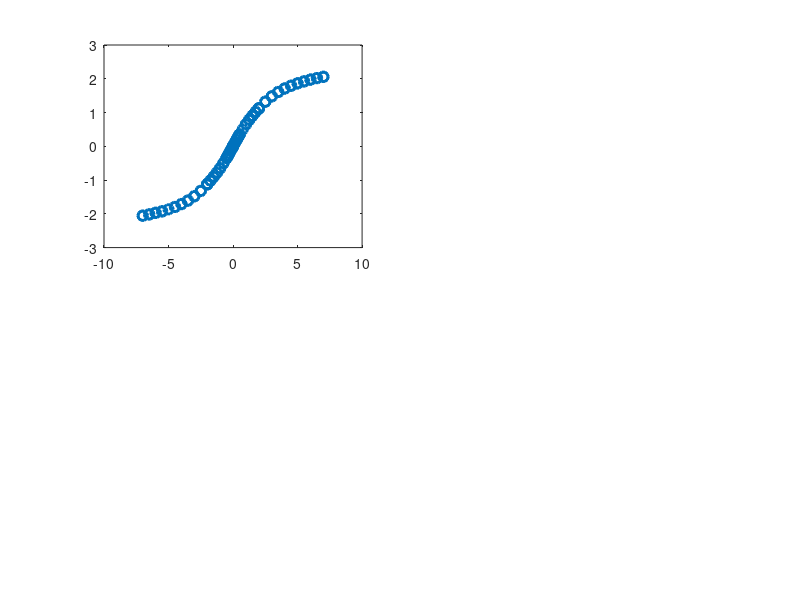

This chart was generated by the following MATLAB code: (Note: this script raises an error after producing the figure.)
%% Settings for plotting
RedAccent =[229/255,20/255,0/255];
BlueAccent =[76/255,174/255,227/255];
GreenAccent =[51/255,153/255,51/255];
White=[1 1 1];
Black=[0 0 0];
DefaultBlue=[0    0.4470    0.7410];
DefaultOrange=[0.8500    0.3250    0.0980];
DefaultYellow=[0.9290    0.6940    0.1250];
DefaultPurple=[0.4940    0.1840    0.5560];
DefaultGreen=[0.4660    0.6740    0.1880];
DefaultLightBlue=[0.3010    0.7450    0.9330];
DefaultCrimson=[0.6350    0.0780    0.1840];
MarkerSize=7;
LineWidth=2.5;
PlotLineWidth=3;
MarkerLineWidth=2;
% Scatter plot Marker size (squared)
sz = 49;


%% Data Imports - Ho film
fieldOe_4K = [0.00E+00 1.00E+03 2.00E+03 3.00E+03 4.00E+03 5.00E+03 5.00E+03 7.50E+03 1.00E+04 1.25E+04 1.50E+04 1.75E+04 2.00E+04 2.00E+04 2.50E+04 3.00E+04 3.50E+04 4.00E+04 4.50E+04 5.00E+04 5.50E+04 6.00E+04 6.50E+04 7.00E+04 7.00E+04 6.50E+04 6.00E+04 5.50E+04 5.00E+04 4.50E+04 4.00E+04 3.50E+04 3.00E+04 2.50E+04 2.00E+04 2.00E+04 1.75E+04 1.50E+04 1.25E+04 1.00E+04 5.00E+03 5.00E+03 4.00E+03 3.00E+03 2.00E+03 1.00E+03 0.00E+00 0.00E+00 -1.00E+03 -2.00E+03 -3.00E+03 -4.00E+03 -5.00E+03 -5.00E+03 -7.50E+03 -1.00E+04 -1.25E+04 -1.50E+04 -1.75E+04 -2.00E+04 -2.00E+04 -2.50E+04 -3.00E+04 -3.50E+04 -4.00E+04 -4.50E+04 -5.00E+04 -5.50E+04 -6.00E+04 -6.50E+04 -7.00E+04 -7.00E+04 -6.50E+04 -6.00E+04 -5.50E+04 -4.50E+04 -4.00E+04 -3.50E+04 -3.00E+04 -2.50E+04 -2.00E+04 -2.00E+04 -1.75E+04 -1.50E+04 -1.25E+04 -1.00E+04 -7.50E+03 -5.00E+03 -5.00E+03 -4.00E+03 -3.00E+03 -2.00E+03 -1.00E+03 0.00E+00];

Tesla_4K = fieldOe_4K/10000; %convert to tesla
EmuPerG_4K = [0.0594444444444444,6.66666666666667,13.3333333333333,19.8333333333333,26.2222222222222,32.4444444444444,32.4444444444444,47.4444444444445,61.6666666666667,74.4444444444445,85.5555555555556,96.6666666666667,106.666666666667,106.111111111111,125,140,152.222222222222,162.222222222222,170,176.666666666667,182.222222222222,187.222222222222,191.111111111111,195,194.444444444444,191.111111111111,186.666666666667,181.666666666667,176.111111111111,169.444444444444,161.666666666667,152.222222222222,140,125,106.111111111111,106.111111111111,96.1111111111111,85.5555555555556,73.8888888888889,61.6666666666667,32.6111111111111,32.6111111111111,26.5000000000000,20.2222222222222,13.8333333333333,7.22222222222222,0.511666666666667,0.496111111111111,-6.44444444444444,-11.618222222222222,-19.8333333333333,-26.1666666666667,-32.3333333333333,-32.3333333333333,-47.1666666666667,-61.1111111111111,-73.8888888888889,-85,-96.1111111111111,-106.111111111111,-106.111111111111,-125,-140,-152.222222222222,-162.222222222222,-170,-176.666666666667,-182.777777777778,-186.666666666667,-191.111111111111,-194.444444444444,-194.444444444444,-190.555555555556,-186.111111111111,-181.666666666667,-170,-161.666666666667,-152.222222222222,-140,-125,-106.666666666667,-106.111111111111,-96.1111111111111,-85.5555555555556,-73.8888888888889,-61.6666666666667,-47.7777777777778,-32.9444444444444,-32.9444444444444,-26.7222222222222,-20.3888888888889,-13.8888888888889,-7.27777777777778,-0.503888888888889]; 

EmuPerCm3_4K = EmuPerG_4K*8.41; %using density of Ho (III) Oxide, convert to emu/cm^3
TeslaResponse_4K = 4*pi*10^(-4)*EmuPerCm3_4K; %convert to Tesla


Temp = [2.00E+00 7.00E+00 1.20E+01 1.70E+01 2.20E+01 2.70E+01 3.20E+01 3.70E+01 4.20E+01 4.70E+01 5.20E+01 5.70E+01 6.20E+01 6.70E+01 7.20E+01 7.70E+01 8.20E+01 8.71E+01 9.21E+01 9.70E+01 1.02E+02 1.07E+02 1.12E+02 1.17E+02 1.22E+02 1.27E+02 1.32E+02 1.37E+02 1.42E+02 1.47E+02 1.52E+02 1.57E+02 1.62E+02 1.67E+02 1.72E+02 1.77E+02 1.82E+02 1.87E+02 1.92E+02 1.97E+02 2.02E+02 2.07E+02 2.12E+02 2.17E+02 2.22E+02 2.27E+02 2.32E+02 2.37E+02 2.42E+02 2.47E+02 2.52E+02 2.57E+02 2.62E+02 2.67E+02 2.72E+02 2.77E+02 2.82E+02 2.87E+02 2.92E+02 2.97E+02];
EmuPerG_Temp = [195,191.111111111111,182.222222222222,170,156.111111111111,142.222222222222,130,118.333333333333,108.333333333333,100,92.7777777777778,90.5555555555556,80,74.4444444444445,70,65.5555555555556,61.6666666666667,58.3333333333333,55.5000000000000,52.6666666666667,50.2222222222222,47.9444444444445,45.8333333333333,43.8888888888889,42.1111111111111,40.5000000000000,39.0555555555556,37.6666666666667,36.3333333333333,35.0555555555556,33.8333333333333,32.6666666666667,31.6666666666667,30.7222222222222,29.7777777777778,28.9444444444444,28.1111111111111,27.3333333333333,26.6111111111111,25.8888888888889,25.2222222222222,24.6111111111111,24.0000000000000,23.4444444444444,22.8888888888889,22.3888888888889,21.8888888888889,21.4444444444444,21,20.5555555555556,20.1111111111111,19.7222222222222,19.3333333333333,18.9444444444444,18.5555555555556,18.2222222222222,17.8888888888889,17.5555555555556,17.2777777777778,16.9444444444444]; 
EmuPerCm3_Temp = EmuPerG_Temp*8.41; %using density of Ho (III) Oxide, convert to emu/cm^3
TeslaResponse_Temp = 4*pi*10^(-4)*EmuPerCm3_Temp; %convert to Tesla

Temp2 = Temp(30:59);
TeslaResponse_Temp2 = TeslaResponse_Temp(30:59);
tempinv = 1./Temp2;
respinv = 1./TeslaResponse_Temp2;


%% Data Imports - ZFC/FC and Remanence Measurements
ZFCEmuPerG = [5.559927273 5.638676364 4.662617576 4.073137576 3.549610909 2.899010909 2.404998182 2.068282424 1.800687273 1.606602424 1.43617697 1.301762424 1.19683697 1.104220606 1.027348485 0.958861212 0.901316364 0.849707879 0.803109091 0.762210909 0.724474545 0.692290303 0.661166061 0.633086061 0.60773697 0.58421497 0.561776727 0.541939576 0.523492848 0.506077576 0.489675152 0.474382 0.459752364 0.445839515 0.433136424 0.421296242 0.409432121 0.39892103 0.388738242 0.379231576 0.36963903 0.360866061 0.352340182 0.344362364 0.336607758 0.32921697 0.322137152 0.315317455 0.308721636 0.302496788 0.296763758 0.290704424 0.285174848 0.279641152 0.274516182 0.269502909 0.264724909 0.260029697 0.255627273 0.251330303];
FCEmuPerG = [6.105557576 5.676503575 4.802604387 4.178008119 3.551311877 3.061230843 2.364339324 2.164678071 1.9603346 1.606602424 1.412503636 1.292857576 1.192107273 1.105453939 1.028321818 0.961110909 0.903167879 0.852106667 0.80642 0.765804848 0.728603636 0.695534545 0.66482 0.63728303 0.61124303 0.587506424 0.565517273 0.546434667 0.527717455 0.510738121 0.49511297 0.479823333 0.465413091 0.45163497 0.438531697 0.426223333 0.414534606 0.403479455 0.393468 0.383690424 0.374325879 0.365425818 0.356853455 0.348259758 0.340686303 0.333487697 0.326038485 0.319415576 0.312557758 0.306384242 0.300242182 0.294203818 0.288475091 0.283192424 0.277908788 0.272765818 0.267741152 0.263232424 0.258558485 0.251324788];
Temp_FCZFC = [2.00E+00 7.00E+00 1.20E+01 1.70E+01 2.20E+01 2.70E+01 3.2E+01 3.70E+01 4.20E+01 4.70E+01 5.20E+01 5.70E+01 6.20E+01 6.70E+01 7.20E+01 7.70E+01 8.20E+01 8.70E+01 9.20E+01 9.70E+01 1.02E+02 1.07E+02 1.12E+02 1.17E+02 1.22E+02 1.27E+02 1.32E+02 1.37E+02 1.42E+02 1.47E+02 1.52E+02 1.57E+02 1.62E+02 1.67E+02 1.72E+02 1.77E+02 1.82E+02 1.87E+02 1.92E+02 1.97E+02 2.02E+02 2.07E+02 2.12E+02 2.17E+02 2.22E+02 2.27E+02 2.32E+02 2.37E+02 2.42E+02 2.47E+02 2.52E+02 2.57E+02 2.62E+02 2.67E+02 2.72E+02 2.77E+02 2.82E+02 2.87E+02 2.92E+02 2.97E+02];
ZFCEmuPerCm3 = ZFCEmuPerG*8.41; %using Ho2O3 density
FCEmuPerCm3 = FCEmuPerG*8.41; %using Ho2O3 density
ZFCTesla = 4*pi*10^(-4)*ZFCEmuPerCm3; % Tesla conversion
FCTesla = 4*pi*10^(-4)*FCEmuPerCm3;

%% Data Imports - Remanence
AbsPriorFieldOe = [100 100 200 200 500 500 1000 1000 2000 2000 5000 5000 10000 10000 20000 20000 40000 40000 70000 70000];
AbsPriorFieldTesla = AbsPriorFieldOe/(10^4);
LogTesla = log10(abs(AbsPriorFieldTesla));
RemanenceEmuPerG = [0.028214964 0.061827818 0.046473806 0.062398485 0.039699552 0.076207152 0.028282509 0.048678921 0.010827794 0.028950691 0.059292794 0.029464194 0.068381636 0.022844109 0.068891394 0.058473333 0.086379697 0.076778545 0.065996061 0.059316485];
RemanenceTesla = RemanenceEmuPerG*8.41*4*pi*10^(-4);
LogRemanenceTesla = log10(RemanenceTesla);


%% Plotting

figure1 = figure;
subplot(2,2,1)
p1 = scatter(Tesla_4K, TeslaResponse_4K, sz, 'o');
set(p1,'MarkerEdgeColor',DefaultBlue,'MarkerFaceColor',White,'Linewidth',MarkerLineWidth,'MarkerFaceAlpha',0);
hold all
box on

%x0 = [0.1,1E-8]; for tanh
x0 = [100,100];
fields = linspace(-10,10);
fun4kho = @(x,Tesla_4K)x(1)*(coth(x(2)*Tesla_4K+1E-8)-1./(x(2)*Tesla_4K+ 1E-8)); %langevin fit
fo = fitoptions('Method','NonlinearLeastSquares',...
               'Lower',[0,0],...
               'Upper',[Inf,Inf],...
               'StartPoint',[2,1]);
ft = fittype('a*(coth(b*x+1E-8)-1./(b*x+ 1E-8))','options',fo);
% Perform nonlinear fitting
[fitobject,gof,output]=fit(Tesla_4K.',TeslaResponse_4K.',ft)
% Extract coefficients for plotting
ho4kx1 = coeffvalues(fitobject)

p4 = plot(fields, fun4kho(ho4kx1, fields));
set(p4,'Color',Black,'LineWidth',PlotLineWidth,'MarkerFaceColor',Black,'Markersize',MarkerSize);
% Put fit on bottom
uistack(p1,'top')

xlim([-10 10]);
ylim([-2.5 2.5]);
set(gca,'FontSize',22,'LineWidth',LineWidth);
set(gca,'YTick',[-2 -1 0 1 2])
set(gca,'XTick',[-5 0 5])
pbaspect([1.618 1 1])
fh = figure(1); % returns the handle to the figure object
set(fh, 'color', 'white'); % sets the color to white 

xlabel('\mu_0H (T)','Fontsize',22);
ylabel('\mu_0M (T)','Fontsize',22);

subplot(2,2,2)
p1 = scatter(Temp, TeslaResponse_Temp, sz, 'o');
set(p1,'MarkerEdgeColor',DefaultBlue,'MarkerFaceColor',White,'Linewidth',MarkerLineWidth,'MarkerFaceAlpha',0);
hold all
box on

x1 = [0.1,0.1];
temps = linspace(0,297);
funho = @(x,Temp)x(1)*(coth(x(2)./Temp)-Temp/(x(2))); %langevin fit 
fo = fitoptions('Method','NonlinearLeastSquares',...
               'Lower',[0,0],...
               'Upper',[Inf,Inf],...
               'StartPoint',[1,1]);
ft = fittype('a*(coth(b/x)-x/b)','options',fo);
% Perform nonlinear fitting
[fitobjectT,gof,output]=fit(Temp.',TeslaResponse_Temp.',ft)
% Extract coefficients for plotting
xho = coeffvalues(fitobjectT)




p2 = plot(temps, funho(xho, temps));
set(p2,'Color',Black,'LineWidth',PlotLineWidth,'MarkerFaceColor',Black,'Markersize',MarkerSize);
% Put fit on bottom
uistack(p1,'top')

set(gca,'FontSize',22,'LineWidth',LineWidth);
set(gca,'YTick',[0 0.5 1 1.5 2 2.5])
set(gca,'XTick',[0 100 200 300])
pbaspect([1.618 1 1])
fh = figure(1); % returns the handle to the figure object
set(fh, 'color', 'white'); % sets the color to white 

xlabel('Temp (K)','Fontsize',22);
ylabel('\mu_0M (T)','Fontsize',22) 

% Plot FC/ZFC curves. Note both curves on the upward slope were taken at
% 1000 Oe = 0.1 T. However, no field was applied prior to cooling/during
% cooling for ZFC, whereas FC applied 0.1T before lowering temperature

subplot(2,2,3)
p1 = scatter(LogTesla,LogRemanenceTesla, sz, 'o');
set(p1,'MarkerEdgeColor',DefaultBlue,'MarkerFaceColor',White,'Linewidth',MarkerLineWidth,'MarkerFaceAlpha',0);
hold all
box on

T = linspace(-4,2);

% Plot the constant known error 
% Calculated using system detection error is at least 2*abs(Measurement
% 1-Measurement 2); took the log to get about -3
SysErr = ((0.068381636 - 0.022844109)*2)*8.41*4*pi*1E-4;
LogSysErr = log10(SysErr);
p3 = plot(T, LogSysErr+T.*0);
set(p3,'Color',DefaultCrimson,'LineWidth',PlotLineWidth,'MarkerFaceColor',Black,'Markersize',MarkerSize);


xlabel('Log \mu_0H (T)','Fontsize',22);
ylabel('Log Remanence (T)','Fontsize',22);

xlim([-2 1]);
ylim([-4 -2]);

% Add legend
txt = 'Measurement Noise Level';
text(0.9, -3, txt, 'HorizontalAlignment', 'right', 'VerticalAlignment','bottom','FontSize',22);


set(gca,'FontSize',22,'LineWidth',LineWidth);
set(gca,'YTick',[-4 -3 -2])
set(gca,'XTick',[-2 -1 0 1])
pbaspect([1.618 1 1])


subplot(2,2,4)
p1 = scatter(Temp_FCZFC, FCTesla, sz, '^');
set(p1,'MarkerEdgeColor',DefaultOrange,'MarkerFaceColor',White,'Linewidth',MarkerLineWidth,'MarkerFaceAlpha',0);
box on
hold all

p2 = scatter(Temp_FCZFC, ZFCTesla, sz, 'o');
set(p2,'MarkerEdgeColor',DefaultBlue,'MarkerFaceColor',White,'Linewidth',MarkerLineWidth,'MarkerFaceAlpha',0,'MarkerEdgeAlpha',0.7);

% Fit to langevin
x1 = [0.1,0.1];
temps2 = linspace(0,297);
funho2 = @(x,Temp_FCZFC)x(1)*(coth(x(2)./Temp_FCZFC)-Temp_FCZFC/(x(2)));
xho2 = lsqcurvefit(funho2,x1,Temp_FCZFC,FCTesla);

p4 = plot(temps2, funho2(xho2, temps2));
set(p4,'Color',Black,'LineWidth',PlotLineWidth,'MarkerFaceColor',Black,'Markersize',MarkerSize);
% Put fit on bottom
uistack(p1,'top')
uistack(p2,'top')

xlim([0 300]);
ylim([0 0.1]);

xlabel('Temp (K)','Fontsize',22);
ylabel('\mu_0M (T)','Fontsize',22)

% Add legend
leg = legend('FC Fit', 'FC Curve','ZFC Curve');
set(leg,'Location', 'northeast','Fontsize',22)
set(leg, 'Box', 'off')


set(gca,'FontSize',22,'LineWidth',LineWidth);
set(gca,'YTick',[0 0.05 0.1])
set(gca,'XTick',[0 100 200 300])
pbaspect([1.618 1 1])

fh = figure(1); % returns the handle to the figure object
set(fh, 'color', 'white'); % sets the color to white 
set(gcf, 'PaperPosition', [0 0 17 11]) % make paper larger
print(gcf, 'magnet_draft5.png', '-dpng', '-r300' ) % save 300 dpi file
